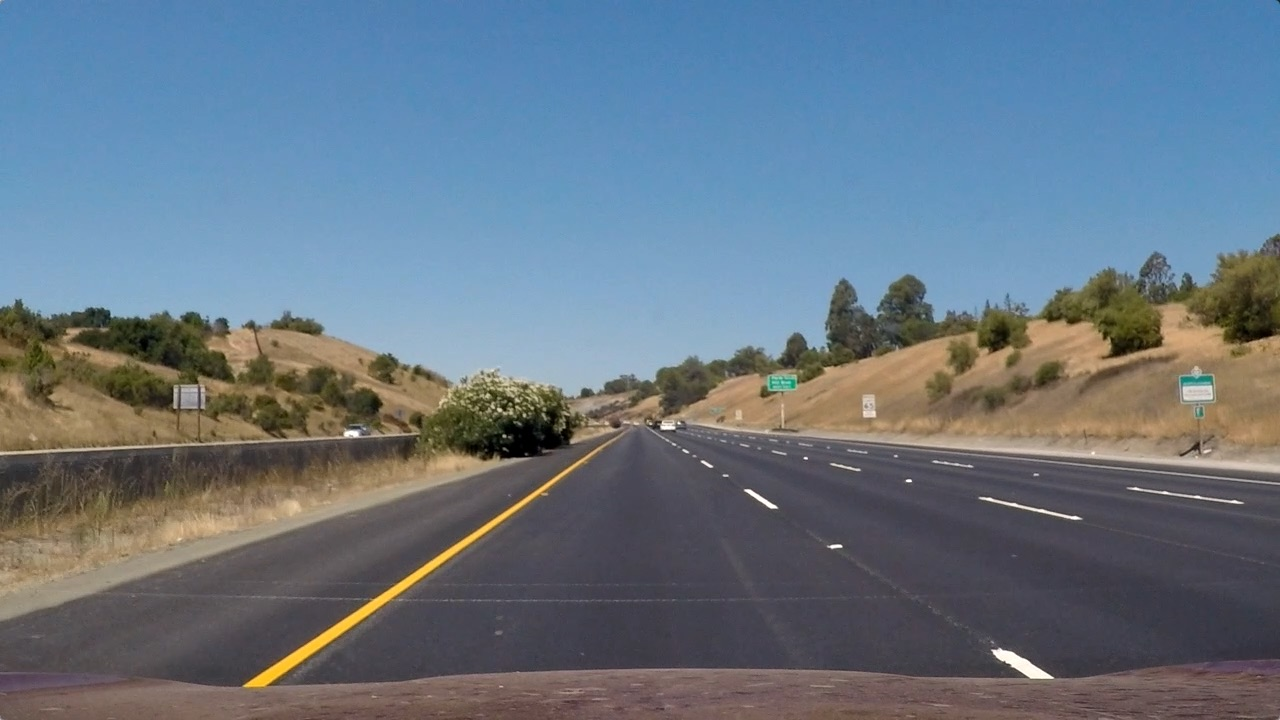
#> input picture test_images/straight_lines1.jpg, 1280 x 720 px; its folder holds only this picture in this run
$ python test_pipeline.py   (older library calls are emulated)
#> lines starting #> are read from the running program, lines starting #| are printed output that depends on the picture; after the words box and inside, x2 and y2 are one past the last pixel; in counts of white or black regions, pixels touching at a corner belong together
### cal_camera.py
import cv2
import numpy as np
import glob
import os
import pickle
import matplotlib.pyplot as plt
from utils import show_pair_image


CAMERA_CAL_FILE_NAME = './cal_camera.p'
REF_IMAGE_DIR = './camera_cal'


def get_camera_cal():

    if os.path.isfile(CAMERA_CAL_FILE_NAME):
        # print('cal is ready to load')
        mtx = 0
        dist = 0
        cal_pickle = pickle.load(open(CAMERA_CAL_FILE_NAME, 'rb'))
#> (reads cal_camera.p from the repository)
        mtx = cal_pickle['mtx']
        dist = cal_pickle['dist']
    else:
        mtx, dist = generate_cal()
        cal_pickle = {}
        cal_pickle['mtx'] = mtx
        cal_pickle['dist'] = dist
        pickle.dump(cal_pickle, open(CAMERA_CAL_FILE_NAME, 'wb'))

    return mtx, dist


# [25 lines left out: function generate_cal, not called in this run]


def undistort(image, mtx, dist):
    return cv2.undistort(image, mtx, dist, None, mtx)


# [9 lines that do not run on import are left out]

### utils.py
from collections import deque

import matplotlib.pyplot as plt
import cv2
import numpy as np

IMAGE_OUTPUT_DIR = 'output_images/'
# BIRD_VIEW_MATRIX = None
# BIRD_INVERSE_VIEW_MATRIX = None


# [28 lines left out: functions show_pair_image, show_image, show_image_diff, not called in this run]


def get_birdview(image):
    image_size = (image.shape[1], image.shape[0])
    return cv2.warpPerspective(image, get_birdview_matrix()[0], image_size, flags=cv2.INTER_LINEAR)


def get_birdview_revserse(image):
    image_size = (image.shape[1], image.shape[0])
    return cv2.warpPerspective(image, get_birdview_matrix()[1], image_size, flags=cv2.INTER_LINEAR)


def get_birdview_matrix():
    if get_birdview_matrix.BIRD_VIEW_MATRIX is not None:
        return get_birdview_matrix.BIRD_VIEW_MATRIX, get_birdview_matrix.BIRD_INVERSE_VIEW_MATRIX

    # this perspective transform is fixed for 1280x720 center view camera.
    # Finally, I choose center +- point according to curvature values by offset range
    offset = 74
    src = np.float32([[640-offset, 470], [640+offset, 470],
                      [1080, 720], [200, 720]])

    offset_bird = 320
    dst = np.float32([[640-offset_bird, 0], [640+offset_bird, 0],
                      [640+offset_bird, 720], [640-offset_bird, 720]])

    get_birdview_matrix.BIRD_VIEW_MATRIX = cv2.getPerspectiveTransform(src, dst)
    get_birdview_matrix.BIRD_INVERSE_VIEW_MATRIX = cv2.getPerspectiveTransform(dst, src)
    return get_birdview_matrix.BIRD_VIEW_MATRIX, get_birdview_matrix.BIRD_INVERSE_VIEW_MATRIX

get_birdview_matrix.BIRD_VIEW_MATRIX = None
get_birdview_matrix.BIRD_INVERSE_VIEW_MATRIX = None


def sobel_binary(undist, threshold=(20, 100)):
    gray = cv2.cvtColor(undist, cv2.COLOR_RGB2GRAY)

    # Sobel x
    sobelx = cv2.Sobel(gray, cv2.CV_64F, 1, 0)  # Take the derivative in x
    abs_sobelx = np.absolute(sobelx)  # Absolute x derivative to accentuate lines away from horizontal
    scaled_sobel = np.uint8(255 * abs_sobelx / np.max(abs_sobelx))

    sxbinary = threshold_filter(scaled_sobel, threshold)
    return sxbinary

def sobel_mono_binary(mono_image, threshold=(20, 100)):
    # Sobel x
    sobelx = cv2.Sobel(mono_image, cv2.CV_64F, 1, 0)  # Take the derivative in x
    abs_sobelx = np.absolute(sobelx)  # Absolute x derivative to accentuate lines away from horizontal
    scaled_sobel = np.uint8(255 * abs_sobelx / np.max(abs_sobelx))
    sxbinary = threshold_filter(scaled_sobel, threshold)
    return sxbinary


def threshold_filter(mono_image, threshold=(0, 255)):
    binary = np.zeros_like(mono_image)
    binary[(mono_image >= threshold[0]) & (mono_image <= threshold[1])] = 1
    return binary


# [14 lines left out: functions hls_binary, get_binary_lane, not called in this run]


def get_binary_lane2(undist):
    hls = cv2.cvtColor(undist, cv2.COLOR_RGB2HLS)

    sxbinary = sobel_binary(undist)
    r_binary = sobel_mono_binary(undist[:, :, 0])
    g_binary = sobel_mono_binary(undist[:, :, 1])
    b_binary = sobel_mono_binary(undist[:, :, 2])

    l_binary = sobel_mono_binary(hls[:, :, 1])
    s_binary = sobel_mono_binary(hls[:, :, 2])

    combined_binary = np.zeros_like(sxbinary)
    combined_binary[(s_binary == 1) | (sxbinary == 1) | (l_binary == 1) |\
                    (r_binary == 1)| (g_binary == 1)| (b_binary == 1) ] = 1
    return combined_binary


def detect_lane_line(binary_warped):
    # Choose the number of sliding windows
    nwindows = 9
    # Set height of windows
    window_height = np.int(binary_warped.shape[0] / nwindows)

    # Assuming you have created a warped binary image called "binary_warped"
    # Take a histogram of the bottom half of the image
    histogram = np.sum(binary_warped[binary_warped.shape[0] // 3:, :], axis=0)
    # Create an output image to draw on and  visualize the result
    out_img = np.dstack((binary_warped, binary_warped, binary_warped)) * 255
    # Find the peak of the left and right halves of the histogram
    # These will be the starting point for the left and right lines
    midpoint = np.int(histogram.shape[0] / 2)
    leftx_base = np.argmax(histogram[200:midpoint]) + 200
    rightx_base = np.argmax(histogram[midpoint:-200]) + midpoint

    # Identify the x and y positions of all nonzero pixels in the image
    nonzero = binary_warped.nonzero()
    nonzeroy = np.array(nonzero[0])
    nonzerox = np.array(nonzero[1])

    # Current positions to be updated for each window
    leftx_current = leftx_base
    rightx_current = rightx_base
    # Set the width of the windows +/- margin
    margin = 100
    # Set minimum number of pixels found to recenter window
    minpix = 100
    # Create empty lists to receive left and right lane pixel indices
    left_lane_inds = []
    right_lane_inds = []

    # Step through the windows one by one
    for window in range(nwindows):
        # Identify window boundaries in x and y (and right and left)
        win_y_low = binary_warped.shape[0] - (window + 1) * window_height
        win_y_high = binary_warped.shape[0] - window * window_height
        win_xleft_low = leftx_current - margin
        win_xleft_high = leftx_current + margin
        win_xright_low = rightx_current - margin
        win_xright_high = rightx_current + margin
        # Draw the windows on the visualization image
        cv2.rectangle(out_img, (win_xleft_low, win_y_low), (win_xleft_high, win_y_high), (0, 255, 0), 2)
        cv2.rectangle(out_img, (win_xright_low, win_y_low), (win_xright_high, win_y_high), (0, 255, 0), 2)
        # Identify the nonzero pixels in x and y within the window
        good_left_inds = ((nonzeroy >= win_y_low) & (nonzeroy < win_y_high) & (nonzerox >= win_xleft_low) & (
            nonzerox < win_xleft_high)).nonzero()[0]
        good_right_inds = ((nonzeroy >= win_y_low) & (nonzeroy < win_y_high) & (nonzerox >= win_xright_low) & (
            nonzerox < win_xright_high)).nonzero()[0]
        # Append these indices to the lists
        left_lane_inds.append(good_left_inds)
        right_lane_inds.append(good_right_inds)
        # If you found > minpix pixels, recenter next window on their mean position
        if len(good_left_inds) > minpix:
            leftx_current = np.int(np.mean(nonzerox[good_left_inds]))
        if len(good_right_inds) > minpix:
            rightx_current = np.int(np.mean(nonzerox[good_right_inds]))

    # Concatenate the arrays of indices
    left_lane_inds = np.concatenate(left_lane_inds)
    right_lane_inds = np.concatenate(right_lane_inds)

    # Extract left and right line pixel positions
    leftx = nonzerox[left_lane_inds]
    lefty = nonzeroy[left_lane_inds]
    rightx = nonzerox[right_lane_inds]
    righty = nonzeroy[right_lane_inds]

    # Fit a second order polynomial to each
    left_fit = np.polyfit(lefty, leftx, 2)
    right_fit = np.polyfit(righty, rightx, 2)

    out_img[nonzeroy[left_lane_inds], nonzerox[left_lane_inds]] = [255, 0, 0]
    out_img[nonzeroy[right_lane_inds], nonzerox[right_lane_inds]] = [0, 0, 255]

    return left_fit, right_fit, out_img


MAX_QUEUE_BUFFER = 6


# [31 lines left out: function find_lanefit, not called in this run]


find_lanefit.left_fit = deque(maxlen=MAX_QUEUE_BUFFER)
find_lanefit.right_fit = deque(maxlen=MAX_QUEUE_BUFFER)

find_lanefit.diffs_left = None
find_lanefit.diffs_right = None


def get_lane_curvature(shape, left_fit, right_fit):
    # Generate x and y values for plotting
    ploty = np.linspace(0, shape[0] - 1, shape[0])
    left_fitx = left_fit[0] * ploty ** 2 + left_fit[1] * ploty + left_fit[2]
    right_fitx = right_fit[0] * ploty ** 2 + right_fit[1] * ploty + right_fit[2]

    y_eval = np.max(ploty)
    # Define conversions in x and y from pixels space to meters
    ym_per_pix = 15 / 450  # meters per pixel in y dimension
    xm_per_pix = 3.7 / 650  # meters per pixel in x dimension

    # Fit new polynomials to x,y in world space
    left_fit_cr = np.polyfit(ploty * ym_per_pix, left_fitx * xm_per_pix, 2)
    right_fit_cr = np.polyfit(ploty * ym_per_pix, right_fitx * xm_per_pix, 2)
    # Calculate the new radii of curvature
    left_curverad = ((1 + (2 * left_fit_cr[0] * y_eval * ym_per_pix + left_fit_cr[1]) ** 2) ** 1.5) / np.absolute(
        2 * left_fit_cr[0])
    right_curverad = ((1 + (2 * right_fit_cr[0] * y_eval * ym_per_pix + right_fit_cr[1]) ** 2) ** 1.5) / np.absolute(
        2 * right_fit_cr[0])
    # Now our radius of curvature is in meters
    return left_fitx, right_fitx, left_curverad, right_curverad


# [38 lines left out: functions get_lane_shape, get_related_lane, not called in this run]


def plot_images(imgs, titles, cmap='gray', figsize=(24, 9)):
    nimgs = len(imgs)
    f, axes = plt.subplots(1, nimgs, figsize=figsize)
    f.tight_layout()
    for i in range(nimgs):
        axes[i].imshow(imgs[i], cmap=cmap)
        axes[i].set_title(titles[i], fontsize=25)


def weighted_img(img, initial_img, α=0.8, β=1., λ=0.):
    return cv2.addWeighted(initial_img, α, img, β, λ)


# [23 lines left out: functions compose_image, extend_channel, not called in this run]

### test_pipeline.py
from cal_camera import get_camera_cal, undistort
from utils import *
import glob
import cv2
import matplotlib.pyplot as plt
from scipy import misc
import numpy as np


TEST_IMAGE_DIR = './test_images'

if __name__ == '__main__':
    images = glob.glob(TEST_IMAGE_DIR + '/*.jpg')
    print(images)
    mtx, dist = get_camera_cal()

    for filename in images:
        print(filename)
        image = misc.imread(filename)
#> image is the input picture: shape (720, 1280, 3); mean R, G, B 103.2, 117.7, 131.2
        undist = undistort(image, mtx, dist)

        # 여기부터 라인 엣지 따기
        bird_view = get_birdview(undist)
        hls = cv2.cvtColor(bird_view, cv2.COLOR_RGB2HLS)

        binary_warped = get_binary_lane2(bird_view)

        test = sobel_binary(undist)
#> call 2 of sobel_binary, with threshold = (20, 100)
#> in sobel_binary (call 2), `sxbinary = threshold_filter(scaled_sobel, threshold)`:
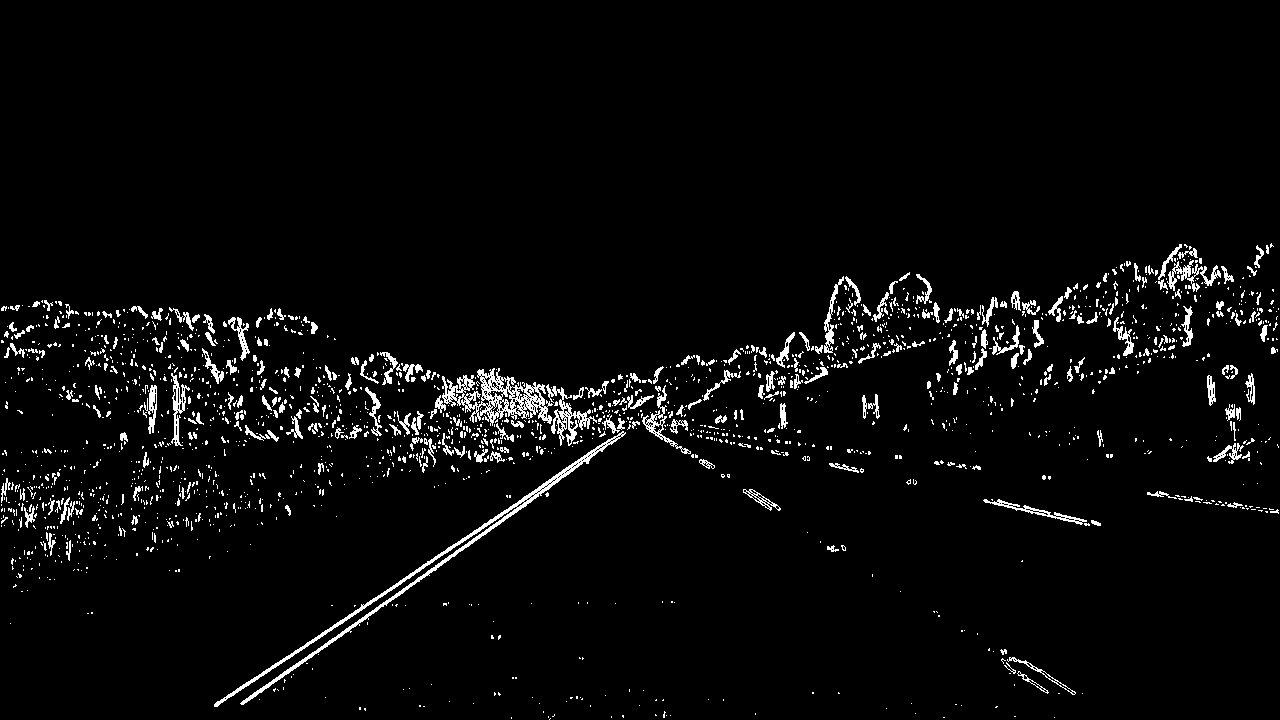
#> sxbinary: shape (720, 1280); values 0 (black) and 1 (white), 3.6% white in thin lines or dots, all inside (x1, y1, x2, y2) = (1, 243, 1279, 720)
        # test2 = hls_binary(undist)
        #

        #
        # plot_images((hls[:, :, 0], hls[:, :, 1], hls[:, :, 2]), ('H', 'L', 'S'))
        # plot_images((test, test2, hls[:, :, 0], hls[:, :, 1], hls[:, :, 2]), (('sobel', 'hls-s', 'H', 'L', 'S')))
        # plt.show()

        # 오케이.. 일단 컬러로도 표현해보았고.. 믹스된 채널도 출력됐다.
        # get birdview from combined_binary
        # binary_warped = get_birdview(lane_binary)


        # 자 바이너리 warp된 이미지를 가지고 차선을 찾아가자.

        left_fit, right_fit, out_img = detect_lane_line(binary_warped)
#> in detect_lane_line, `histogram = np.sum(binary_warped[binary_warped.shape[0] // 3:, :], axi..`: histogram = 1280 values, max 475 at index 315, min 0 at index 0, mean 17.45
#> in detect_lane_line, `leftx_base = np.argmax(histogram[200:midpoint]) + 200`: leftx_base = 315
#> in detect_lane_line, `rightx_base = np.argmax(histogram[midpoint:-200]) + midpoint`: rightx_base = 985
#> in detect_lane_line, `nonzero = binary_warped.nonzero()`: nonzero = 30629 positions, rows 0 to 719, columns 1 to 1278
#> in detect_lane_line, `leftx_current = leftx_base`: leftx_current = 315
#> in detect_lane_line, `rightx_current = rightx_base`: rightx_current = 985
#> the loop in detect_lane_line, `for window in range(nwindows):` made 9 passes
#> (win_xleft_low, win_xleft_high, win_xright_low, win_xright_high, leftx_current, rightx_current) on passes 1, 3, 5, 6: (215, 415, 885, 1085, 325, 976), (227, 427, 876, 1076, 327, 971), (228, 428, 871, 1071, 329, 971), (229, 429, 871, 1071, 329, 972)
#> after the loop in detect_lane_line, `for window in range(nwindows):`:
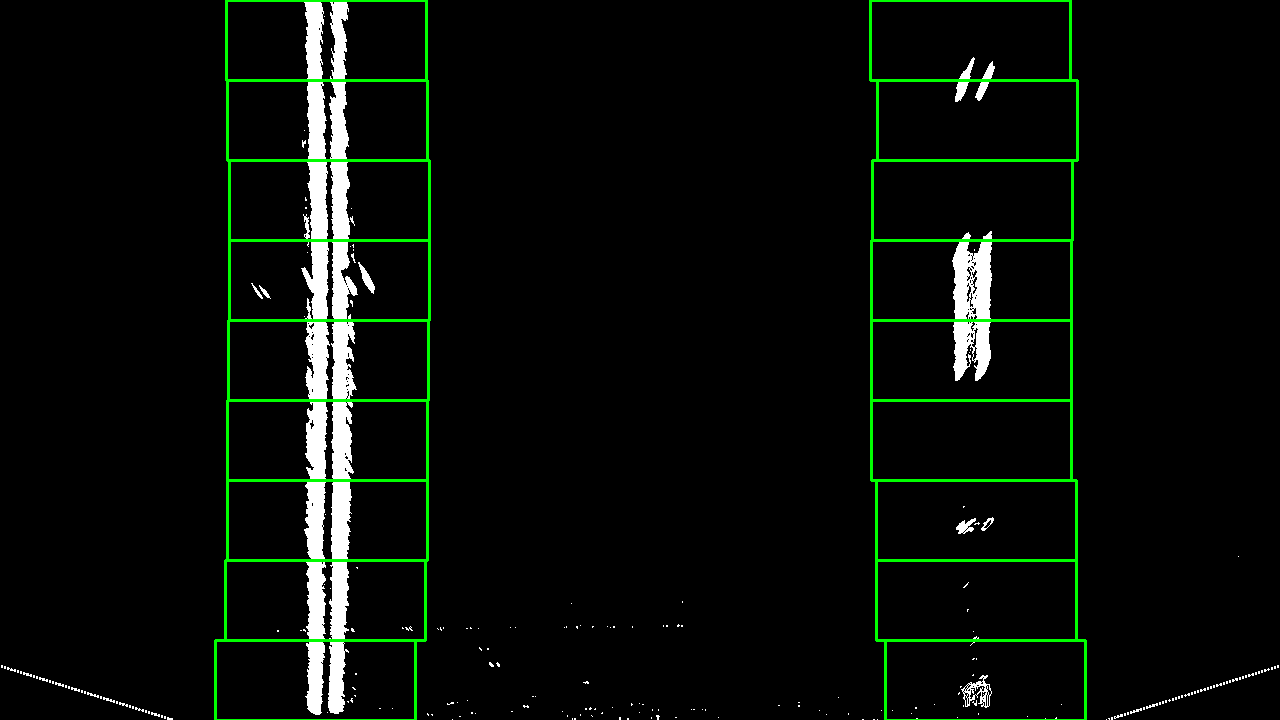
#> out_img: shape (720, 1280, 3); mean of channels 0, 1, 2 8.2, 13.5, 8.2; drawn as B, G, R
#> after the loop in detect_lane_line, `for window in range(nwindows):`: left_lane_inds = 9 items
#> in detect_lane_line, `right_lane_inds = np.concatenate(right_lane_inds)`: right_lane_inds = 5599 values, max 30624 at index 435, min 1700 at index 5326, mean 13498.9
#> in detect_lane_line, `rightx = nonzerox[right_lane_inds]`: rightx = 5599 values, max 1061 at index 389, min 892 at index 420, mean 972.4
#> in detect_lane_line, `righty = nonzeroy[right_lane_inds]`: righty = 5599 values, max 719 at index 432, min 57 at index 5326, mean 321.6
#> in detect_lane_line, `left_fit = np.polyfit(lefty, leftx, 2)`: left_fit = [-3.49e-05, 0.0263, 324.1]
#> in detect_lane_line, `right_fit = np.polyfit(righty, rightx, 2)`: right_fit = [3.49e-05, -0.0247, 976]
#> left_fit = [-3.49e-05, 0.0263, 324.1]; right_fit = [3.49e-05, -0.0247, 976]

        left_fitx, right_fitx, left_curverad, right_curverad = get_lane_curvature(binary_warped.shape, left_fit, right_fit)
#> in get_lane_curvature, `left_fitx = left_fit[0] * ploty ** 2 + left_fit[1] * ploty + left_fit[2]`: left_fitx = 720 values, max 329.1 at index 377, min 324.1 at index 0, mean 327.6
#> in get_lane_curvature, `right_fitx = right_fit[0] * ploty ** 2 + right_fit[1] * ploty + right_..`: right_fitx = 720 values, max 976.3 at index 719, min 971.6 at index 355, mean 973.1
#> in get_lane_curvature, `left_fit_cr = np.polyfit(ploty * ym_per_pix, left_fitx * xm_per_pix, 2)`: left_fit_cr = [-0.000179, 0.00449, 1.85]
#> in get_lane_curvature, `right_fit_cr = np.polyfit(ploty * ym_per_pix, right_fitx * xm_per_pix,..`: right_fit_cr = [0.000179, -0.00423, 5.56]
#> in get_lane_curvature, `left_curverad = ((1 + (2 * left_fit_cr[0] * y_eval * ym_per_pix + left..`: left_curverad = 2795.1
#> in get_lane_curvature, `right_curverad = ((1 + (2 * right_fit_cr[0] * y_eval * ym_per_pix + ri..`: right_curverad = 2797.8
#> left_curverad = 2795.1; right_curverad = 2797.8

        # print(left_curverad, '\t', right_curverad)


        ploty = np.linspace(0, binary_warped.shape[0] - 1, binary_warped.shape[0])

        # [7 lines of commented-out code are left out]


        margin = 100

        nonzero = binary_warped.nonzero()
#> nonzero = 30629 positions, rows 0 to 719, columns 1 to 1278
        nonzeroy = np.array(nonzero[0])
        nonzerox = np.array(nonzero[1])

        # out_img = np.dstack((binary_warped, binary_warped, binary_warped)) * 255
        window_img = np.zeros_like(out_img)

        left_line_window = np.array([np.transpose(np.vstack([left_fitx, ploty]))])
#> left_line_window = 720 pairs, first value 324.1 to 329.1, second value 0 to 719
        right_line_window = np.array([np.flipud(np.transpose(np.vstack([right_fitx, ploty])))])
#> right_line_window = 720 pairs, first value 971.6 to 976.3, second value 0 to 719
        right_line_pts = np.hstack((left_line_window, right_line_window))
#> right_line_pts = 1440 pairs, first value 324.1 to 976.3, second value 0 to 719
        # Draw the lane onto the warped blank image
        cv2.fillPoly(window_img, np.int_([right_line_pts]), (0, 255, 0))
        # result = cv2.addWeighted(window_img, 1, window_img, 0.3, 0)

        left_lines = np.array(np.dstack((left_fitx, ploty)).reshape((-1, 2)), np.int32)
#> left_lines = 720 pairs, first value 324 to 329, second value 0 to 719
        window_img = cv2.polylines(window_img, [left_lines], True, (255, 0, 0))
        right_lines = np.array(np.dstack((right_fitx, ploty)).reshape((-1, 2)), np.int32)
#> right_lines = 720 pairs, first value 971 to 976, second value 0 to 719
        window_img = cv2.polylines(window_img, [right_lines], True, (255, 0, 0))

        result = get_birdview_revserse(window_img)
#> in get_birdview_revserse, `return cv2.warpPerspective(image, get_birdview_matrix()[1], image_size..`:
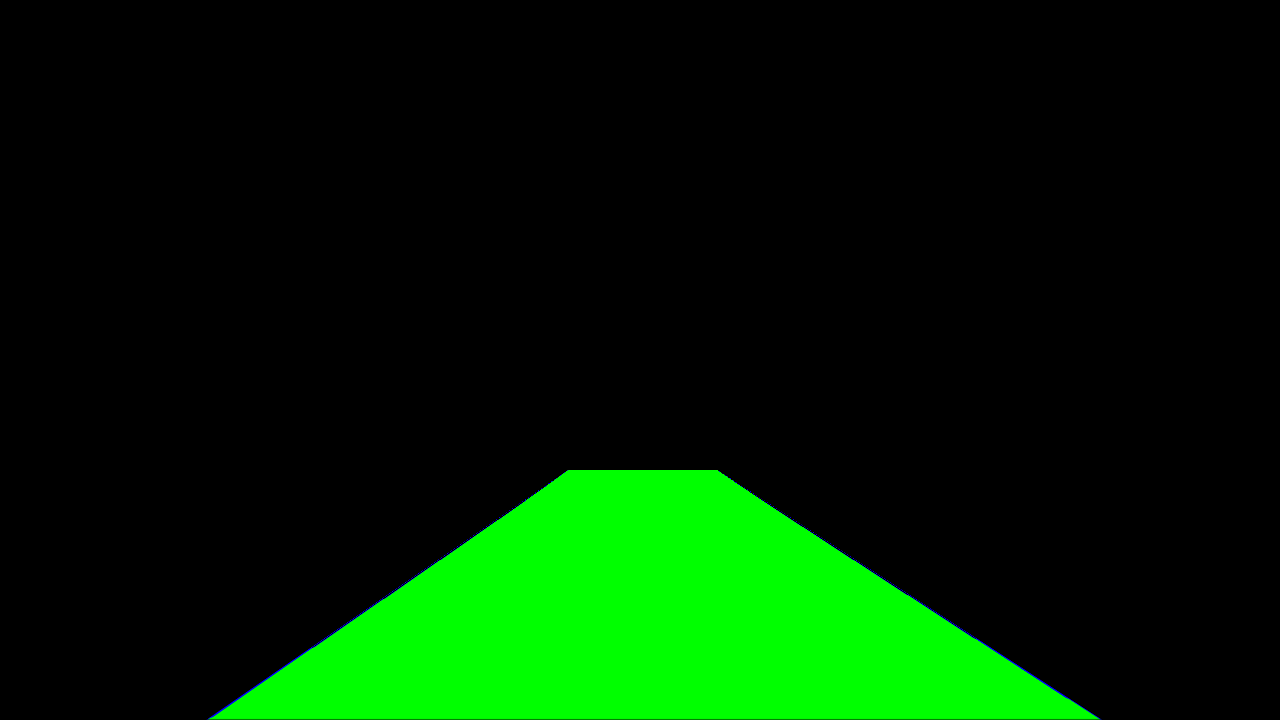
#> returned value: shape (720, 1280, 3); mean of channels 0, 1, 2 0.2, 35.7, 0; drawn as B, G, R

        result = cv2.addWeighted(undist, 1, result, 0.3, 0)

        sxbinary = sobel_binary(undist)
        r_binary = sobel_mono_binary(undist[:, :, 0])
        g_binary = sobel_mono_binary(undist[:, :, 1])
        b_binary = sobel_mono_binary(undist[:, :, 2])
        l_binary = sobel_mono_binary(hls[:, :, 1])
        s_binary = sobel_mono_binary(hls[:, :, 2])

        plot_images((sxbinary, r_binary, g_binary, b_binary, l_binary, s_binary),
                    ('Sobel X', 'R Sobel', 'G Sobel', 'B Sobel', 'L Sobel', 'S Sobel'))
#> in plot_images, `nimgs = len(imgs)`: nimgs = 6
        plt.show()


        lane_shape = weighted_img(bird_view, window_img, 0.4)


        plot_images((binary_warped, out_img, lane_shape, result ), ('Binary Filter', 'Search Window', 'Lane Shape', 'Final'))
        plt.show()


    print('hold break')
